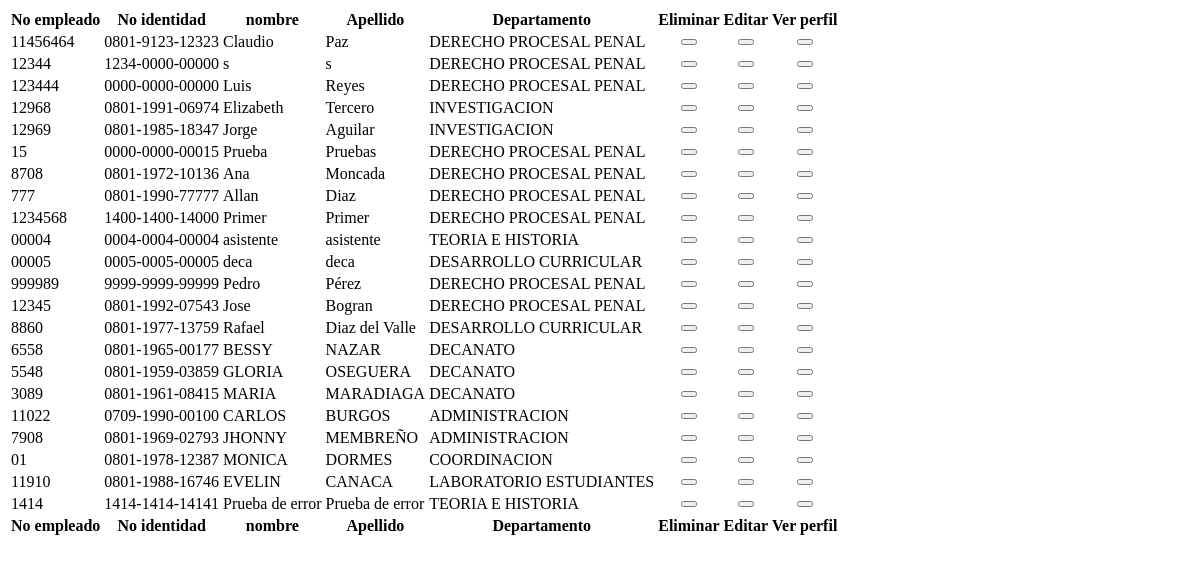
Before: /Datos/cargarEmpleados.php (signed in) with the older database file.
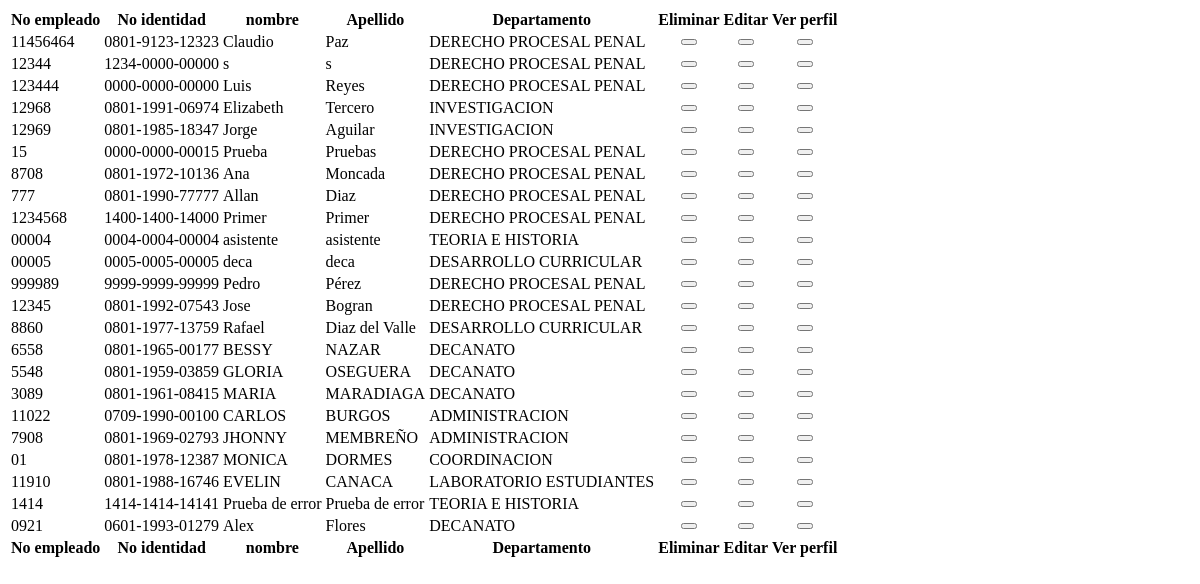
After: the same page with the newer database file.
### tables this page shows
CREATE TABLE IF NOT EXISTS `empleado` (
  `No_Empleado` varchar(20) NOT NULL,
  `N_identidad` varchar(20) NOT NULL,
  `Id_departamento` int(11) NOT NULL,
  `Fecha_ingreso` date NOT NULL,
  `fecha_salida` date DEFAULT NULL,
  `Observacion` text,
  `estado_empleado` tinyint(1) DEFAULT NULL
);

CREATE TABLE IF NOT EXISTS `persona` (
  `N_identidad` varchar(20) NOT NULL,
  `Primer_nombre` varchar(20) NOT NULL,
  `Segundo_nombre` varchar(20) DEFAULT NULL,
  `Primer_apellido` varchar(45) NOT NULL,
  `Segundo_apellido` varchar(20) DEFAULT NULL,
  `Fecha_nacimiento` date NOT NULL,
  `Sexo` varchar(1) DEFAULT NULL,
  `Direccion` varchar(300) NOT NULL,
  `Correo_electronico` varchar(40) DEFAULT NULL,
  `Estado_Civil` varchar(15) DEFAULT NULL,
  `Nacionalidad` varchar(20) NOT NULL,
  `foto_perfil` varchar(60) NOT NULL
);

CREATE TABLE IF NOT EXISTS `departamento_laboral` (
  `Id_departamento_laboral` int(11) NOT NULL,
  `nombre_departamento` varchar(30) NOT NULL
);

### Datos/cargarEmpleados.php (the view, shortened to what this page needs)
<?php
 $queryCE = mysql_query("SELECT * FROM empleado inner join persona on empleado.N_identidad=persona.N_identidad inner join departamento_laboral on departamento_laboral.Id_departamento_laboral=empleado.Id_departamento Where estado_empleado='1'");
?>
<html lang="en">
    <head>
    </head>
    <body>
          <div class="box">
           <div class="box-body table-responsive">
               <?php
                   echo <<<HTML
                                    <table id="tabla_empleados" class="table table-bordered table-striped">
                                        <thead>
                                            <tr>
                                            <th>No empleado</th>
                                            <th>No identidad</th>
                                            <th>nombre</th>
                                            <th>Apellido</th>
                                            <th>Departamento</th>
                                            <th>Eliminar</th>
                                            <th>Editar</th>
                                         <th>Ver perfil</th>
                                        </tr>
                                        </thead>
                                        <tbody>
HTML;
            while ($rowCE = mysql_fetch_array($queryCE))  {
             $Noempleado = $rowCE['No_Empleado'];
            $Noidentidad = $rowCE['N_identidad'];
            $nombre = $rowCE['Primer_nombre'];
            $apellido=$rowCE['Primer_apellido'];
            $departamento=$rowCE['nombre_departamento'];
                echo "<tr data-id='".$Noempleado."'>";
                echo <<<HTML
                <td>$Noempleado</td>
HTML;
                echo <<<HTML
                <td>$Noidentidad</td>
HTML;
                echo <<<HTML
                <td>$nombre</td>
HTML;
                echo <<<HTML
                <td>$apellido</td>
HTML;
                echo <<<HTML
                <td>$departamento</td>
               <td><center>
HTML;
                if($_SESSION['user_rol'] <= 49){
          echo '<button name="Id_universidad"  class="elimina btn btn-danger glyphicon glyphicon-trash" disabled="TRUE"> </button>
                </center></td>';
                }else{
                echo '<button name="Id_universidad"  class="elimina btn btn-danger glyphicon glyphicon-trash"> </button>
                </center></td>';
                }
              echo  '<td>
                <center>';
                if($_SESSION['user_rol'] <= 49){
            echo  ' <button type="submit" class="editarb btn btn-primary glyphicon glyphicon-edit" disabled="TRUE" title="Editar">
                      </button>';
                }else{
                 echo '<button type="submit" class="editarb btn btn-primary glyphicon glyphicon-edit"  title="Editar">
                      </button>';
                }
               echo '</center>
                </td>   ';
                echo <<<HTML
                  <td>
                <center>
                    <button class="verb btn btn-success glyphicon glyphicon-folder-open"  title="Ver_perfil">
                      </button>
                </center>
                </td>
HTML;
                echo "</tr>";
            }
                   echo <<<HTML
                                        </tbody>
                                        <tfoot>
                                        <tr>
                                            <th>No empleado</th>
                                            <th>No identidad</th>
                                            <th>nombre</th>
                                            <th>Apellido</th>
                                            <th>Departamento</th>
                                            <th>Eliminar</th>
                                            <th>Editar</th>
                                            <th>Ver perfil</th>
                                        </tr>
                                        </tfoot>
									</table>
HTML;
               ?>
           </div>
       </div>
    </body>
</html>

Changed rows visible on the page:
added empleado: No_Empleado "0921", persona.N_identidad "0601-1993-01279", persona.Primer_nombre "Alex", persona.Primer_apellido "Flores", departamento_laboral.nombre_departamento "DECANATO"
